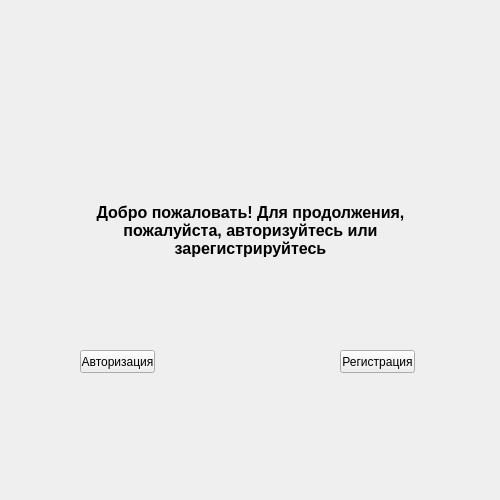
<?xml version="1.0" encoding="UTF-8"?>
<ui version="4.0">
 <class>MainWindow</class>
 <widget class="QMainWindow" name="MainWindow">
  <property name="geometry">
   <rect>
    <x>0</x>
    <y>0</y>
    <width>500</width>
    <height>500</height>
   </rect>
  </property>
  <property name="windowTitle">
   <string>My_Chat</string>
  </property>
  <widget class="QWidget" name="centralwidget">
   <widget class="QPushButton" name="Auth_button">
    <property name="geometry">
     <rect>
      <x>80</x>
      <y>350</y>
      <width>75</width>
      <height>23</height>
     </rect>
    </property>
    <property name="text">
     <string>Авторизация</string>
    </property>
   </widget>
   <widget class="QPushButton" name="Reg_button">
    <property name="geometry">
     <rect>
      <x>340</x>
      <y>350</y>
      <width>75</width>
      <height>23</height>
     </rect>
    </property>
    <property name="text">
     <string>Регистрация</string>
    </property>
   </widget>
   <widget class="QLabel" name="label">
    <property name="geometry">
     <rect>
      <x>50</x>
      <y>190</y>
      <width>401</width>
      <height>81</height>
     </rect>
    </property>
    <property name="font">
     <font>
      <pointsize>12</pointsize>
      <weight>75</weight>
      <bold>true</bold>
     </font>
    </property>
    <property name="text">
     <string>Добро пожаловать! Для продолжения, пожалуйста, авторизуйтесь или зарегистрируйтесь</string>
    </property>
    <property name="scaledContents">
     <bool>false</bool>
    </property>
    <property name="alignment">
     <set>Qt::AlignCenter</set>
    </property>
    <property name="wordWrap">
     <bool>true</bool>
    </property>
   </widget>
  </widget>
 </widget>
 <resources/>
 <connections/>
</ui>
